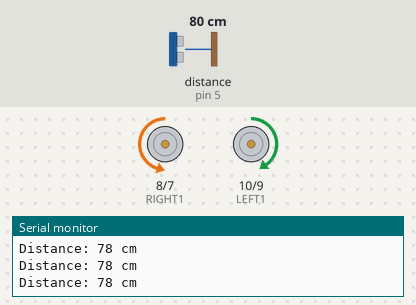
This sketch was run on a simulated Arduino Uno, built with avr-gcc and run on an emulated ATmega328P. Shown: motor-driver pin pairs drawn as motors (green arrow = first pin HIGH = forward, orange = second pin HIGH = backward, longer = more drive, scaled by the enable pin), the last lines printed to the serial monitor. Wiring (inferred from the names in the program): ultrasonic range finder: trigger pin 3; echo pin 5. Inputs (shaded band) come from the test bench; at power-on: distance to the obstacle (sensor on pin 5) 80 cm. The echo pulse lasts 58.3 µs per cm.

Above: at 1.2 s.
1.3 s: distance to the obstacle (sensor on pin 5) set to 28 cm
2.8 s: distance to the obstacle (sensor on pin 5) set to 22 cm
At 3.6 s:
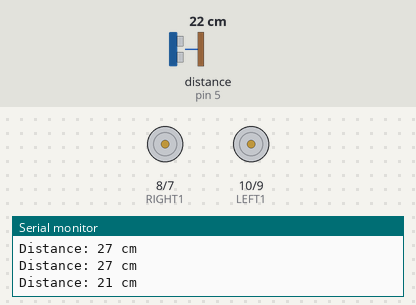
At 4.02 s:
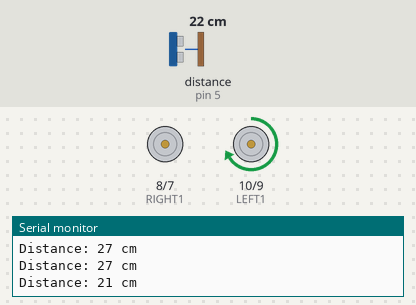
5.8 s: distance to the obstacle (sensor on pin 5) set to 250 cm
8.5 s: distance to the obstacle (sensor on pin 5) set to 2 cm
At 11.13 s:
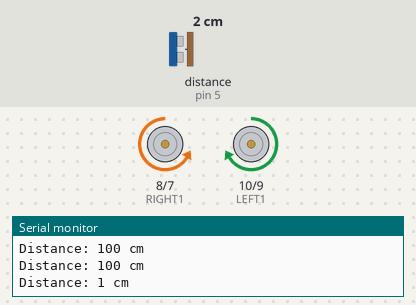
Timing chart, 0 to 12.5 s (numbered marks = the images above; inputs shaded):
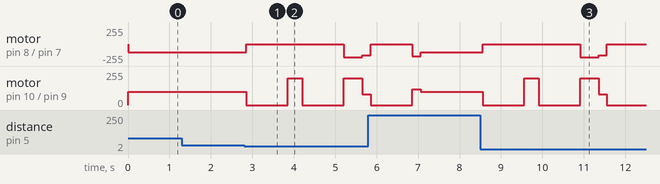

Measured:
- the behaviour switches between 26 and 25 cm on distance to the obstacle (sensor on pin 5) (found by bisection; images 0 and 1)

The sketch:

super.ino
```cpp
const byte LEFT1 = 10;  // IN1
const byte LEFT2 = 9;  // IN2
const byte LEFT_PWM = 11;
const byte RIGHT1 = 8;  // IN3
const byte RIGHT2 = 7;  // IN4
const byte RIGHT_PWM = 6;

const byte trigPin = 3;  // 超音波觸發腳位
const byte echoPin = 5;  // 超音波接收腳位

byte motorspeed = 100;
long duration;
int distance;

int lastDirection = 0; // 0: 前進, -1: 左轉, 1: 右轉
int douge = 0;//1避障中
// 避障相關設定
const int OBSTACLE_THRESHOLD_CM = 20; // 障礙物偵測距離閾值 (公分)

void setup() {
  // 設定馬達控制腳位為 OUTPUT
  pinMode(LEFT1, OUTPUT);
  pinMode(LEFT2, OUTPUT);
  pinMode(LEFT_PWM, OUTPUT);
  pinMode(RIGHT1, OUTPUT);
  pinMode(RIGHT2, OUTPUT);
  pinMode(RIGHT_PWM, OUTPUT);

  // 設定超音波感測器腳位
  pinMode(trigPin, OUTPUT); // Trig 腳位為輸出
  pinMode(echoPin, INPUT);  // Echo 腳位為輸入

  // 初始化序列埠用於除錯 (可選)
  Serial.begin(19200);
  Serial.println("Ultrasonic Obstacle Avoidance Started!");
}

// 測量距離的函數 (回傳公分)
long getDistanceCm() {
  // 清除 trigPin 上的高電平
  digitalWrite(trigPin, LOW);
  delayMicroseconds(2);

  // 發送 10 微秒的超音波脈衝
  digitalWrite(trigPin, HIGH);
  delayMicroseconds(10);
  digitalWrite(trigPin, LOW);

  // 測量 echoPin 接收到高電平的持續時間
  long duration = pulseIn(echoPin, HIGH);

  // 將時間轉換為距離 (公分)
  // 聲音在空氣中傳播速度約為 340 公尺/秒 或 0.034 公分/微秒
  // 距離 = (時間 * 聲音速度) / 2 (因為是來回距離)
  long distanceCm = duration * 0.034 / 2;

  // 避免無效讀數 (例如感測器範圍外)
  if (distanceCm == 0 || distanceCm > 100) { // HC-SR04 通常最大範圍約 400cm
    return 100; // 返回最大值表示沒有偵測到障礙物 (或太遠)
  }
  return distanceCm;
}

// 馬達控制函數
void forward() {
  digitalWrite(LEFT1, HIGH);
  digitalWrite(LEFT2, LOW);
  analogWrite(LEFT_PWM, 100); // 設定左馬達速度

  digitalWrite(RIGHT1, LOW);
  digitalWrite(RIGHT2, HIGH);
  analogWrite(RIGHT_PWM, 120); // 設定右馬達速度 (可能需要微調以確保直行)
}

void stopMotor() {
  analogWrite(LEFT_PWM, 0);
  analogWrite(RIGHT_PWM, 0);
}

// 主循環
void loop() {
  long distance = getDistanceCm(); // 測量前方距離

  Serial.print("Distance: ");
  Serial.print(distance);
  Serial.println(" cm");

  if (distance < 25) {
    stopMotor();
    delay(1000);
    analogWrite(LEFT_PWM, 200);//右轉
    analogWrite(RIGHT_PWM, 0);
    delay(350);
    stopMotor();
    delay(1000);
    analogWrite(LEFT_PWM, 120);//直
    analogWrite(RIGHT_PWM, 200);
    delay(450);
    analogWrite(LEFT_PWM, 80);//左
    analogWrite(RIGHT_PWM, 170);
    delay(200);
    stopMotor();
    delay(1000);

    analogWrite(LEFT_PWM, 120);//直
    analogWrite(RIGHT_PWM, 180);
    delay(150);
    // analogWrite(LEFT_PWM, 120);//直
    // analogWrite(RIGHT_PWM, 100);
    // delay(50);
  } else {
    // 沒有偵測到障礙物，前進
    forward();
  }
  // 為了避免過於頻繁的動作，可以在每次迴圈結束時短暫延遲
  // 避免超音波感測器讀取頻率過高導致不穩定
  delay(50);
}
```
